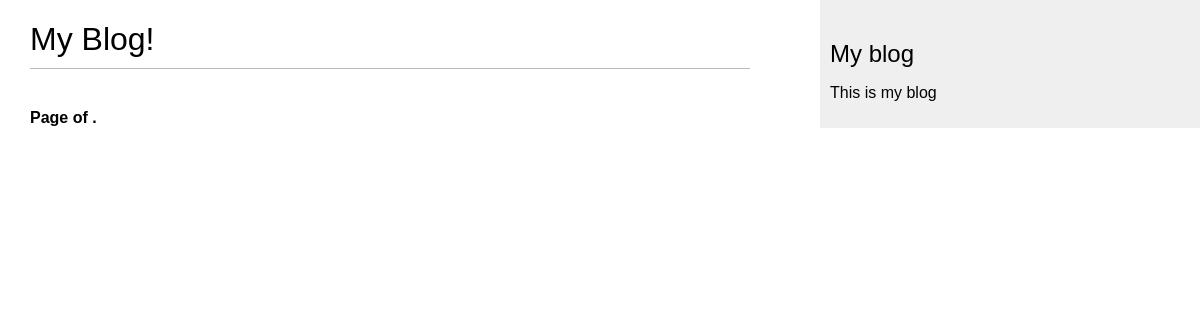
The page /blog/ on the database as committed earlier.
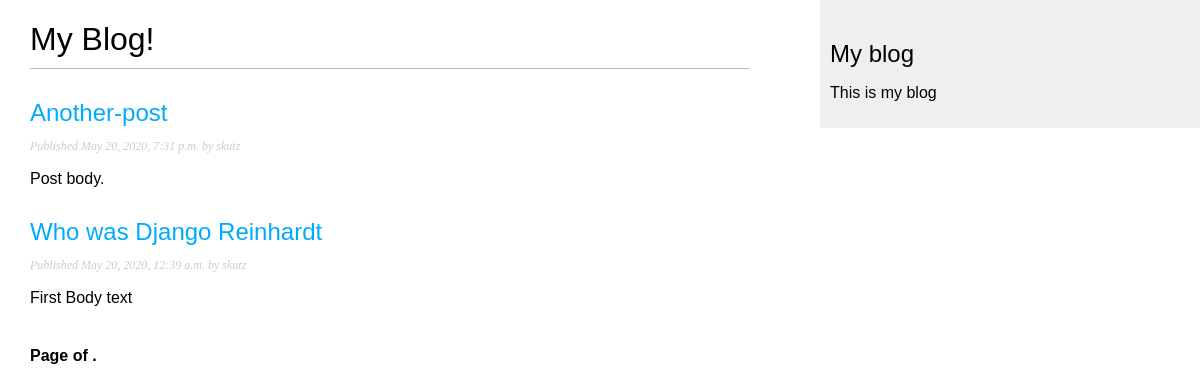
The same page on the database as committed later.
### blog/models.py (models this page shows, shortened)
class Post(models.Model):
    STATUS_CHOICES = (
        ('draft', 'Draft'),
        ('published', 'Published'),
    )
    title = models.CharField(max_length = 250)
    slug = models.SlugField(max_length = 250, unique_for_date = 'publish')
    author = models.ForeignKey(User, on_delete = models.CASCADE, related_name = 'blog_posts')
    body = models.TextField()
    publish = models.DateTimeField(default = timezone.now) # date with timezone info
    created = models.DateField(auto_now_add = True) # date when post initially created
    updated = models.DateTimeField(auto_now=True)
    status = models.CharField(max_length = 10, choices = STATUS_CHOICES, default = 'draft')
    objects = models.Manager()
    published = PublishedManager()
    class Meta:     # just a class container with some options (metadata)
        ordering = ('-publish', )   # the negative puts in descending order from most recently pubished
    def get_absolute_url(self):
        return reverse("blog:post_detail",   # define args next, kwargs can also be implmented
                         args=[self.publish.year,
                               self.publish.month,
                               self.publish.day,
                               self.slug ])

### blog/views.py (the view)
# urls.py: path('', views.post_list, name = 'post_list'),
def post_list(request):
    posts = Post.published.all()
    return render(request, 'blog/post/list.html', {'posts': posts})

### blog/models.py (called while the page is built)
    def get_queryset(self):
        return super(PublishedManager, self).get_queryset().filter(status='published')

### blog/templates/blog/post/list.html (shortened to what this page needs)
{% extends "blog/base.html" %}
{% block content %}
    <h1> My Blog! </h1>
    {% for post in posts %}
        <h2>
            <a href = "{{ post.get_absolute_url }}">
                {{ post.title }}
            </a>
        </h2>
        <p class = "date">
            Published {{ post.publish }} by {{ post.author }}
        </p>
        {{ post.body|truncatewords:30|linebreaks}}
    {% endfor %}
    {% include "pagination.html" with page=posts %}
{%endblock%}

### blog/templates/blog/base.html (shortened to what this page needs)
{% load static %}
<!DOCTYPE html>
<html>
    <head>
        <link href = "{% static "css/blog.css"%}" rel = "stylesheet">
    </head>
    <body>
        <div id = "content">
            {% block content %}
            {% endblock %}
        </div>
        <div id = "sidebar">
            <h2> My blog </h2>
            <p> This is my blog </p>
        </div>
    </body>
</html>

### blog/templates/pagination.html (shortened to what this page needs)
<div class = "pagination">
    <span class = "step-links">
        <span class = "current">
            Page {{page.number}} of {{page.paginator.num_pages}}.
        </span>
    </span>
</div>

### blog/static/css/blog.css (style rules this page uses)
body { margin:0; padding:0; font-family:helvetica, sans-serif; }
a { color:#00abff; text-decoration:none; }
h1 { font-weight:normal; border-bottom:1px solid #bbb; padding:0 0 10px 0; }
h2 { font-weight:normal; margin:30px 0 0; }
#content { float:left; width:60%; padding:0 0 0 30px; }
#sidebar { float:right; width:30%; padding:10px; background:#efefef; height:100%; }
p.date { color:#ccc; font-family: georgia, serif; font-size: 12px; font-style: italic; }
.pagination { margin:40px 0; font-weight:bold; }

Rows that differ between the two databases and show on the page:
added Post: title "Another-post", publish "May 20, 2020, 7:31 p.m.", author "skutz", body "Post body."
now on this page (row edited): Post: title "Who was Django Reinhardt", publish "May 20, 2020, 12:39 a.m.", author "skutz", body "First Body text"
